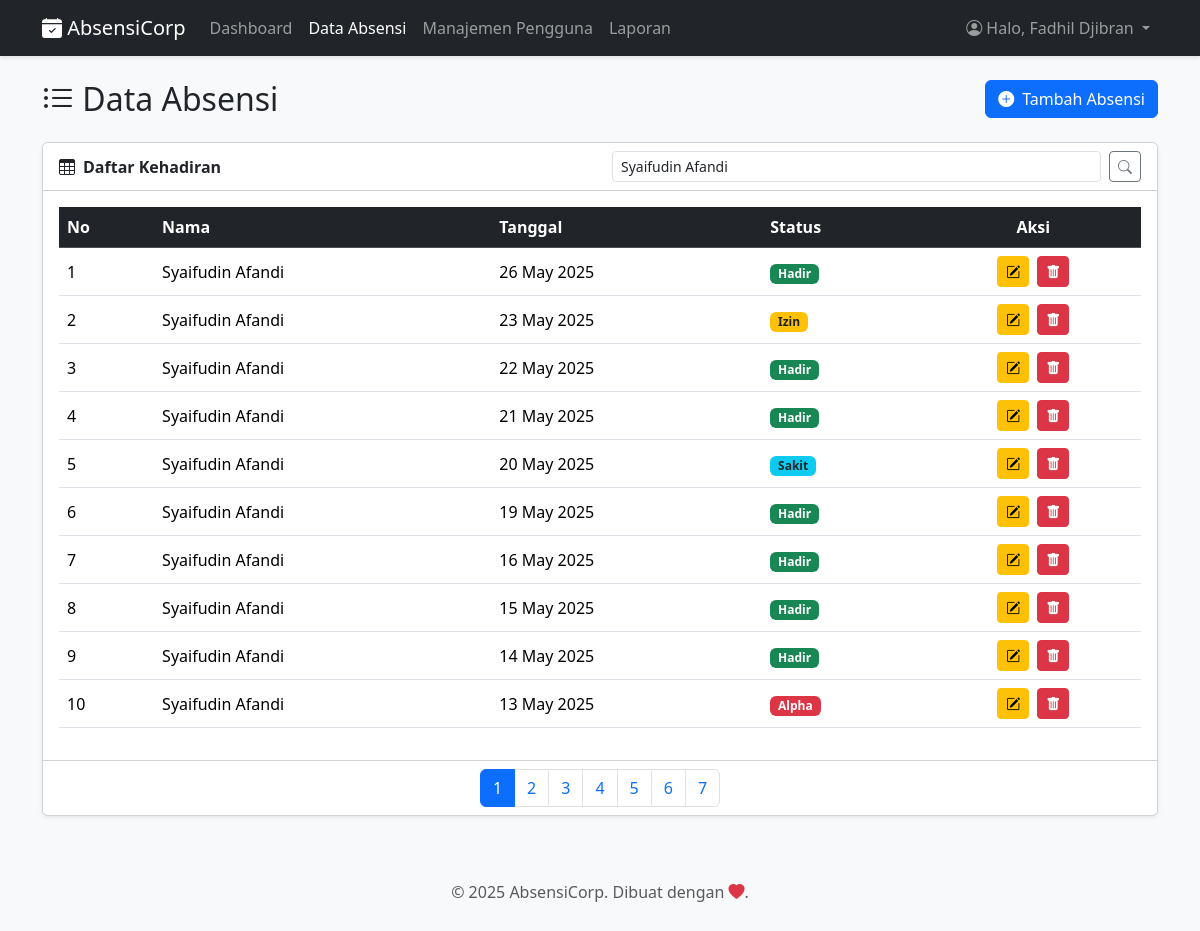
Page /pages/index.php?cari=Syaifudin Afandi (signed in) on the committed database.
### tables this page shows
CREATE TABLE `absensi` (
  `id` int(11) NOT NULL,
  `user_id` int(11) NOT NULL,
  `nama` varchar(100) NOT NULL,
  `tanggal` date NOT NULL,
  `status` enum('Hadir','Izin','Sakit','Alpha') NOT NULL
);

### pages/index.php (the view, shortened to what this page needs)
<?php
require_once '../config/config.php';
$batas = 10;
$halaman = isset($_GET['halaman']) ? (int)$_GET['halaman'] : 1;
$mulai = ($halaman - 1) * $batas;
$cari = isset($_GET['cari']) ? $_GET['cari'] : '';
$where_parts = [];
$params = [];
$types = '';
if (!empty($cari)) {
    $where_parts[] = "absensi.nama LIKE ?";
    $search_term = "%" . $cari . "%";
    $params[] = &$search_term;
    $types .= 's';
}
$where_clause = '';
if (!empty($where_parts)) {
    $where_clause = ' WHERE ' . implode(' AND ', $where_parts);
}
$base_sql = "SELECT absensi.*, users.username FROM absensi LEFT JOIN users ON absensi.user_id = users.id" . $where_clause . " ORDER BY absensi.tanggal DESC, absensi.id DESC LIMIT ?, ?";
$params_for_data_query = $params;
$params_for_data_query[] = &$mulai;
$params_for_data_query[] = &$batas;
$types_for_data_query = $types . 'ii';
$stmt = $conn->prepare($base_sql);
if (!empty($params_for_data_query)) {
    $stmt->bind_param($types_for_data_query, ...$params_for_data_query);
}
$stmt->execute();
$result = $stmt->get_result();
$count_sql = "SELECT COUNT(absensi.id) AS total FROM absensi" . $where_clause;
$count_stmt = $conn->prepare($count_sql);
if(!empty($params)) {
     $count_stmt->bind_param($types, ...$params);
}
$count_stmt->execute();
$total = $count_stmt->get_result()->fetch_assoc()['total'];
$jumlahHalaman = ceil($total / $batas);
include '../includes/header.php';
?>
<div class="d-flex justify-content-between align-items-center mb-4">
    <h2 class="m-0"><i class="bi bi-list-ul"></i> Data Absensi</h2>
    <?php if ($_SESSION['role'] == 'admin'): ?>
        <a href="tambah.php" class="btn btn-primary"><i class="bi bi-plus-circle-fill me-2"></i>Tambah Absensi</a>
    <?php endif; ?>
</div>
<div class="card shadow-sm">
    <div class="card-header bg-white">
        <div class="row align-items-center">
            <div class="col-md-6"><strong><i class="bi bi-table me-2"></i>Daftar Kehadiran</strong></div>
            <div class="col-md-6">
                <form method="GET" class="d-flex">
                    <input type="text" name="cari" class="form-control form-control-sm me-2" placeholder="Cari nama..." value="<?= htmlspecialchars($cari) ?>">
                    <button type="submit" class="btn btn-sm btn-outline-secondary"><i class="bi bi-search"></i></button>
                </form>
            </div>
        </div>
    </div>
    <div class="card-body">
        <div class="table-responsive">
            <table class="table table-hover align-middle">
                <thead class="table-dark">
                    <tr>
                        <th>No</th>
                        <th>Nama</th>
                        <th>Tanggal</th>
                        <th>Status</th>
                        <th class="text-center">Aksi</th>
                    </tr>
                </thead>
                <tbody>
                    <?php
                    $no = $mulai + 1;
                    if ($result->num_rows > 0) {
                        while ($row = $result->fetch_assoc()) {
                            $status_color = 'secondary';
                            if ($row['status'] == 'Hadir') $status_color = 'success';
                            if ($row['status'] == 'Izin') $status_color = 'warning text-dark';
                            if ($row['status'] == 'Sakit') $status_color = 'info text-dark';
                            if ($row['status'] == 'Alpha') $status_color = 'danger';
                            echo "<tr>
                                <td>{$no}</td>
                                <td>" . htmlspecialchars($row['nama']) . "</td>
                                <td>" . date('d F Y', strtotime($row['tanggal'])) . "</td>
                                <td><span class='badge bg-{$status_color}'>" . htmlspecialchars($row['status']) . "</span></td>
                                <td class='text-center'>";
                                if ($_SESSION['role'] == 'admin') {
                                    echo "<a href='edit.php?id={$row['id']}' class='btn btn-warning btn-sm me-1'><i class='bi bi-pencil-square'></i></a>
                                          <button type='button' class='btn btn-danger btn-sm delete-btn' data-bs-toggle='modal' data-bs-target='#deleteModal' data-id='{$row['id']}' data-nama='" . htmlspecialchars($row['nama']) . "'>
                                              <i class='bi bi-trash-fill'></i>
                                          </button>";
                                } else { echo "-"; }
                                echo "</td>
                            </tr>";
                            $no++;
                        }
                    } else { echo "<tr><td colspan='5' class='text-center text-muted'>Tidak ada data.</td></tr>"; }
                    ?>
                </tbody>
            </table>
        </div>
    </div>
    <div class="card-footer bg-white">
        <?php if($total > $batas): ?>
        <nav>
            <ul class="pagination justify-content-center m-0">
                <?php for ($i = 1; $i <= $jumlahHalaman; $i++): ?>
                    <li class="page-item <?= ($i == $halaman) ? 'active' : '' ?>">
                        <a class="page-link" href="?halaman=<?= $i ?>&cari=<?= urlencode($cari) ?>"><?= $i ?></a>
                    </li>
                <?php endfor; ?>
            </ul>
        </nav>
        <?php endif; ?>
    </div>
</div>
<?php include '../includes/footer.php'; ?>

### includes/header.php (style rules this page uses)
body { background-color: #f8f9fa; }

### rows in the picture
absensi: nama "Syaifudin Afandi", tanggal "26 May 2025", status "Hadir"
absensi: nama "Syaifudin Afandi", tanggal "23 May 2025", status "Izin"
absensi: nama "Syaifudin Afandi", tanggal "22 May 2025", status "Hadir"
absensi: nama "Syaifudin Afandi", tanggal "21 May 2025", status "Hadir"
absensi: nama "Syaifudin Afandi", tanggal "20 May 2025", status "Sakit"
absensi: nama "Syaifudin Afandi", tanggal "19 May 2025", status "Hadir"
absensi: nama "Syaifudin Afandi", tanggal "16 May 2025", status "Hadir"
absensi: nama "Syaifudin Afandi", tanggal "15 May 2025", status "Hadir"
absensi: nama "Syaifudin Afandi", tanggal "14 May 2025", status "Hadir"
absensi: nama "Syaifudin Afandi", tanggal "13 May 2025", status "Alpha"

### other values in the picture
$_SESSION['username'] "Fadhil Djibran"
